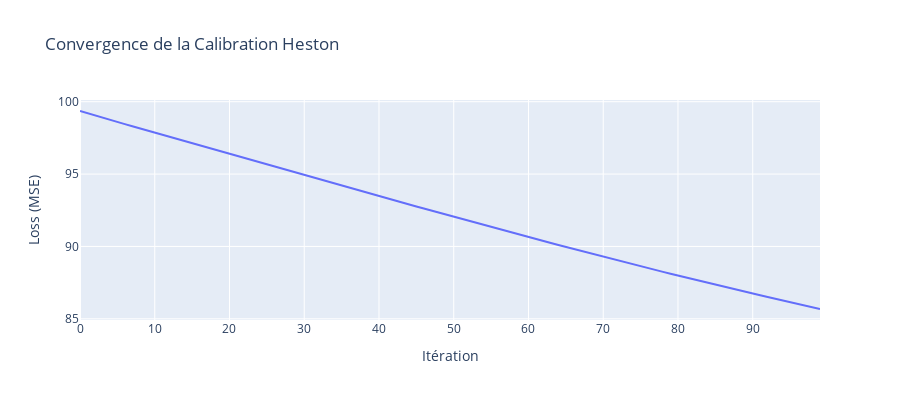

Notebook source saved alongside this figure:
### Markdown cell above
## 8. Calibration des Paramètres Heston (NN)

### Code cell
print(f"\n{'='*60}")
print(f"CALIBRATION DES PARAMÈTRES HESTON VIA RÉSEAU DE NEURONES")
print(f"{'='*60}\n")

calib, history = calibrate_heston_from_calls(
    calls_df,
    r=RF_RATE,
    q=DIV_YIELD,
    max_points=MAX_POINTS,
    max_iters=MAX_ITERS,
    lr=LR,
)

print(f"\n{'='*60}")
print("PARAMÈTRES HESTON CALIBRÉS")
print(f"{'='*60}")
for key, val in calib.items():
    print(f"  {key:6s} = {val:.6f}")
print(f"{'='*60}\n")

# Plot de la convergence
fig_loss = go.Figure()
fig_loss.add_trace(go.Scatter(y=history, mode='lines', name='Loss'))
fig_loss.update_layout(
    title="Convergence de la Calibration Heston",
    xaxis_title="Itération",
    yaxis_title="Loss (MSE)",
    height=400
)
fig_loss.show()

### Figure 1 — Plotly figure (JSON) as saved in the notebook; plotly's stock layout.template omitted (floating-point values rounded to 4 significant figures)
{"data": [{"mode": "lines", "name": "Loss", "type": "scatter", "y": [99.36, 99.2, 99.05, 98.89, 98.75, 98.6, 98.45, 98.31, 98.16, 98.01, 97.86, 97.71, 97.57, 97.42, 97.27, 97.13, 96.98, 96.84, 96.69, 96.54, 96.39, 96.25, 96.1, 95.96, 95.81, 95.66, 95.52, 95.37, 95.23, 95.08, 94.93, 94.79, 94.64, 94.5, 94.35, 94.21, 94.06, 93.92, 93.77, 93.63, 93.48, 93.34, 93.2, 93.05, 92.91, 92.77, 92.62, 92.48, 92.34, 92.19, 92.05, 91.91, 91.77, 91.63, 91.49, 91.35, 91.21, 91.07, 90.93, 90.79, 90.65, 90.51, 90.38, 90.24, 90.1, 89.97, 89.83, 89.7, 89.56, 89.43, 89.29, 89.16, 89.03, 88.9, 88.76, 88.63, 88.5, 88.37, 88.24, 88.12, 87.99, 87.86, 87.73, 87.61, 87.48, 87.36, 87.23, 87.11, 86.99, 86.86, 86.74, 86.62, 86.5, 86.38, 86.26, 86.14, 86.03, 85.91, 85.79, 85.68]}], "layout": {"height": 400, "title": {"text": "Convergence de la Calibration Heston"}, "xaxis": {"title": {"text": "Itération"}}, "yaxis": {"title": {"text": "Loss (MSE)"}}}}
